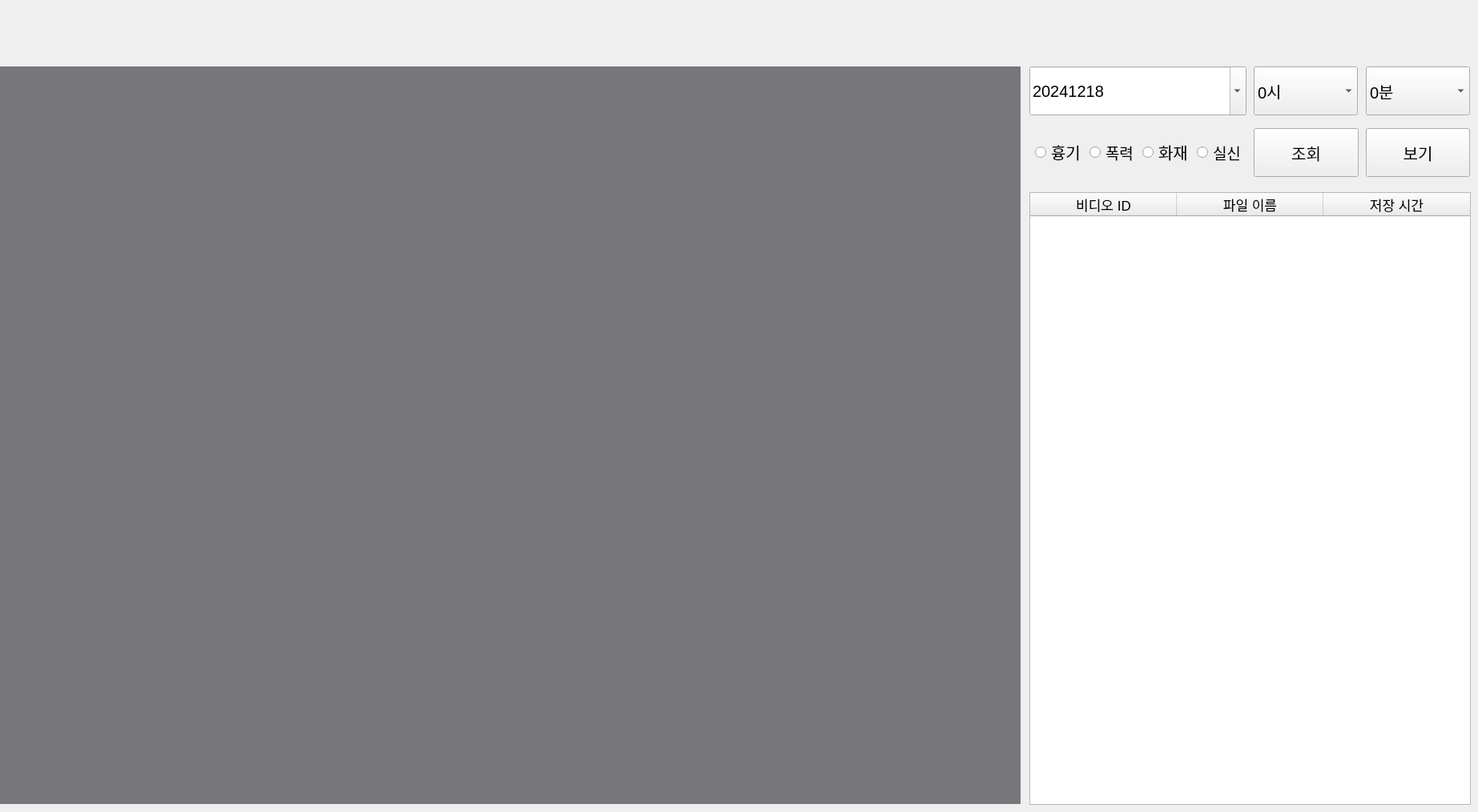
   <widget class="QWidget" name="page_2">
    <widget class="QWidget" name="videowidget" native="true">
     <property name="geometry">
      <rect>
       <x>0</x>
       <y>83</y>
       <width>1274</width>
       <height>921</height>
      </rect>
     </property>
     <property name="styleSheet">
      <string notr="true">background-color: rgb(119, 118, 123);</string>
     </property>
    </widget>
    <widget class="QWidget" name="layoutWidget_2">
     <property name="geometry">
      <rect>
       <x>1290</x>
       <y>160</y>
       <width>276</width>
       <height>61</height>
      </rect>
     </property>
     <layout class="QHBoxLayout" name="horizontalLayout">
      <item>
       <spacer name="horizontalSpacer_9">
        <property name="orientation">
         <enum>Qt::Horizontal</enum>
        </property>
        <property name="sizeType">
         <enum>QSizePolicy::Ignored</enum>
        </property>
        <property name="sizeHint" stdset="0">
         <size>
          <width>31</width>
          <height>5</height>
         </size>
        </property>
       </spacer>
      </item>
      <item>
       <widget class="QRadioButton" name="Weapon_radioButton">
        <property name="font">
         <font>
          <pointsize>15</pointsize>
         </font>
        </property>
        <property name="text">
         <string>흉기</string>
        </property>
       </widget>
      </item>
      <item>
       <widget class="QRadioButton" name="Violence_radioButton">
        <property name="font">
         <font>
          <pointsize>14</pointsize>
         </font>
        </property>
        <property name="text">
         <string>폭력</string>
        </property>
       </widget>
      </item>
      <item>
       <widget class="QRadioButton" name="Fire_radioButton">
        <property name="font">
         <font>
          <pointsize>15</pointsize>
         </font>
        </property>
        <property name="text">
         <string>화재</string>
        </property>
       </widget>
      </item>
      <item>
       <widget class="QRadioButton" name="swoon_radioButton">
        <property name="font">
         <font>
          <pointsize>14</pointsize>
         </font>
        </property>
        <property name="text">
         <string>실신</string>
        </property>
       </widget>
      </item>
      <item>
       <spacer name="horizontalSpacer_10">
        <property name="orientation">
         <enum>Qt::Horizontal</enum>
        </property>
        <property name="sizeType">
         <enum>QSizePolicy::Ignored</enum>
        </property>
        <property name="sizeHint" stdset="0">
         <size>
          <width>40</width>
          <height>20</height>
         </size>
        </property>
       </spacer>
      </item>
     </layout>
    </widget>
    <widget class="QTableWidget" name="tableWidget">
     <property name="geometry">
      <rect>
       <x>1285</x>
       <y>240</y>
       <width>551</width>
       <height>765</height>
      </rect>
     </property>
     <property name="font">
      <font>
       <pointsize>13</pointsize>
      </font>
     </property>
     <property name="layoutDirection">
      <enum>Qt::LeftToRight</enum>
     </property>
     <property name="gridStyle">
      <enum>Qt::NoPen</enum>
     </property>
     <attribute name="horizontalHeaderCascadingSectionResizes">
      <bool>true</bool>
     </attribute>
     <attribute name="horizontalHeaderDefaultSectionSize">
      <number>183</number>
     </attribute>
     <attribute name="horizontalHeaderStretchLastSection">
      <bool>true</bool>
     </attribute>
     <column>
      <property name="text">
       <string>비디오 ID</string>
      </property>
     </column>
     <column>
      <property name="text">
       <string>파일 이름</string>
      </property>
     </column>
     <column>
      <property name="text">
       <string>저장 시간</string>
      </property>
     </column>
    </widget>
    <widget class="QDateEdit" name="dateEdit">
     <property name="geometry">
      <rect>
       <x>1285</x>
       <y>83</y>
       <width>271</width>
       <height>61</height>
      </rect>
     </property>
     <property name="font">
      <font>
       <pointsize>15</pointsize>
      </font>
     </property>
     <property name="displayFormat">
      <string>yyyyMMdd</string>
     </property>
     <property name="calendarPopup">
      <bool>true</bool>
     </property>
     <property name="date">
      <date>
       <year>2024</year>
       <month>12</month>
       <day>18</day>
      </date>
     </property>
    </widget>
    <widget class="QComboBox" name="comboBox">
     <property name="geometry">
      <rect>
       <x>1565</x>
       <y>83</y>
       <width>130</width>
       <height>61</height>
      </rect>
     </property>
     <property name="font">
      <font>
       <pointsize>15</pointsize>
      </font>
     </property>
     <item>
      <property name="text">
       <string>0시</string>
      </property>
     </item>
     <item>
      <property name="text">
       <string>1시</string>
      </property>
     </item>
     <item>
      <property name="text">
       <string>2시</string>
      </property>
     </item>
     <item>
      <property name="text">
       <string>3시</string>
      </property>
     </item>
     <item>
      <property name="text">
       <string>4시</string>
      </property>
     </item>
     <item>
      <property name="text">
       <string>5시</string>
      </property>
     </item>
     <item>
      <property name="text">
       <string>6시</string>
      </property>
     </item>
     <item>
      <property name="text">
       <string>7시</string>
      </property>
     </item>
     <item>
      <property name="text">
       <string>8시</string>
      </property>
     </item>
     <item>
      <property name="text">
       <string>9시</string>
      </property>
     </item>
     <item>
      <property name="text">
       <string>10시</string>
      </property>
     </item>
     <item>
      <property name="text">
       <string>11시</string>
      </property>
     </item>
     <item>
      <property name="text">
       <string>12시</string>
      </property>
     </item>
     <item>
      <property name="text">
       <string>13시</string>
      </property>
     </item>
     <item>
      <property name="text">
       <string>14시</string>
      </property>
     </item>
     <item>
      <property name="text">
       <string>15시</string>
      </property>
     </item>
     <item>
      <property name="text">
       <string>16시</string>
      </property>
     </item>
     <item>
      <property name="text">
       <string>17시</string>
      </property>
     </item>
     <item>
      <property name="text">
       <string>18시</string>
      </property>
     </item>
     <item>
      <property name="text">
       <string>19시</string>
      </property>
     </item>
     <item>
      <property name="text">
       <string>20시</string>
      </property>
     </item>
     <item>
      <property name="text">
       <string>21시</string>
      </property>
     </item>
     <item>
      <property name="text">
       <string>22시</string>
      </property>
     </item>
     <item>
      <property name="text">
       <string>23시</string>
      </property>
     </item>
    </widget>
    <widget class="QComboBox" name="comboBox_2">
     <property name="geometry">
      <rect>
       <x>1705</x>
       <y>83</y>
       <width>130</width>
       <height>61</height>
      </rect>
     </property>
     <property name="font">
      <font>
       <pointsize>15</pointsize>
      </font>
     </property>
     <item>
      <property name="text">
       <string>0분</string>
      </property>
     </item>
     <item>
      <property name="text">
       <string>10분</string>
      </property>
     </item>
     <item>
      <property name="text">
       <string>20분</string>
      </property>
     </item>
     <item>
      <property name="text">
       <string>30분</string>
      </property>
     </item>
     <item>
      <property name="text">
       <string>40분</string>
      </property>
     </item>
     <item>
      <property name="text">
       <string>50분</string>
      </property>
     </item>
    </widget>
    <widget class="QPushButton" name="viewButton">
     <property name="geometry">
      <rect>
       <x>1705</x>
       <y>160</y>
       <width>130</width>
       <height>61</height>
      </rect>
     </property>
     <property name="font">
      <font>
       <pointsize>15</pointsize>
      </font>
     </property>
     <property name="text">
      <string>보기</string>
     </property>
    </widget>
    <widget class="QPushButton" name="searchButton">
     <property name="geometry">
      <rect>
       <x>1565</x>
       <y>160</y>
       <width>131</width>
       <height>61</height>
      </rect>
     </property>
     <property name="font">
      <font>
       <pointsize>15</pointsize>
      </font>
     </property>
     <property name="layoutDirection">
      <enum>Qt::LeftToRight</enum>
     </property>
     <property name="text">
      <string>조회</string>
     </property>
    </widget>
   </widget>
